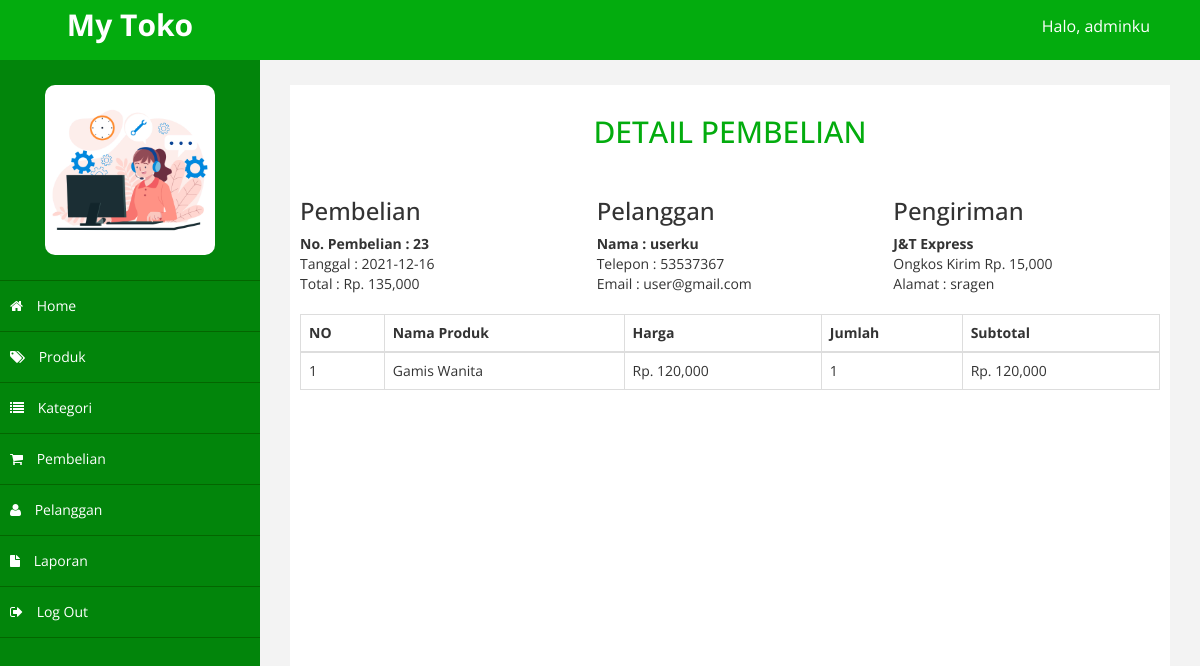
Page /admin/index.php?halaman=detail&id=23 (signed in) on the committed database.
### tables this page shows
CREATE TABLE `pembelian` (
  `id_pembelian` int(11) NOT NULL,
  `id_pelanggan` int(11) NOT NULL,
  `id_ongkir` int(11) NOT NULL,
  `tanggal_pembelian` date NOT NULL,
  `total_pembelian` int(11) NOT NULL,
  `kurir` varchar(100) NOT NULL,
  `tarif` int(11) NOT NULL,
  `alamat_pengiriman` text NOT NULL,
  `status_pembelian` varchar(100) NOT NULL DEFAULT 'Pending',
  `resi_pengiriman` varchar(100) NOT NULL
);

CREATE TABLE `pelanggan` (
  `id_pelanggan` int(11) NOT NULL,
  `email_pelanggan` varchar(100) NOT NULL,
  `password_pelanggan` varchar(100) NOT NULL,
  `nama_pelanggan` varchar(100) NOT NULL,
  `telepon_pelanggan` varchar(15) NOT NULL,
  `alamat_pelanggan` text NOT NULL
);

CREATE TABLE `pembelian_produk` (
  `id_pembelian_produk` int(11) NOT NULL,
  `id_pembelian` int(11) NOT NULL,
  `id_produk` int(11) NOT NULL,
  `jumlah` int(11) NOT NULL,
  `nama` varchar(100) NOT NULL,
  `harga` int(11) NOT NULL,
  `berat` int(11) NOT NULL,
  `subberat` int(11) NOT NULL,
  `subharga` int(11) NOT NULL
);

### admin/detail.php (the view)
<h2 align="center">DETAIL PEMBELIAN</h2>
<br>
<?php
include '../koneksi.php';
$ambil = $koneksi->query("SELECT * FROM pembelian JOIN pelanggan ON pembelian.id_pelanggan=pelanggan.id_pelanggan WHERE pembelian.id_pembelian='$_GET[id]'");
$detail = $ambil->fetch_assoc();
?>
<div class="row">
    <div class="col-md-4">
        <h3>Pembelian</h3>
        <strong>No. Pembelian : <?= $detail['id_pembelian']; ?></strong><br>
        Tanggal : <?php echo $detail['tanggal_pembelian']; ?><br>
        Total : Rp. <?php echo number_format($detail['total_pembelian']); ?>
    </div>
    <div class="col-md-4">
        <h3>Pelanggan</h3>
        <strong>Nama : <?php echo $detail['nama_pelanggan']; ?></strong><br>
        Telepon : <?php echo $detail['telepon_pelanggan']; ?><br>
        Email : <?php echo $detail['email_pelanggan']; ?>
    </div>
    <div class="col-md-4">
        <h3>Pengiriman</h3>
        <strong><?= $detail['kurir']; ?></strong><br>
        Ongkos Kirim Rp. <?= number_format($detail['tarif']); ?><br>
        Alamat : <?= $detail['alamat_pengiriman']; ?>
    </div>
</div><br>
<table class="table table-bordered">
    <thead>
        <tr>
            <th>NO</th>
            <th>Nama Produk</th>
            <th>Harga</th>
            <th>Jumlah</th>
            <th>Subtotal</th>
        </tr>
    </thead>
    <tbody>
        <?php $nomor = 1; ?>
        <?php $ambil = $koneksi->query("SELECT * FROM pembelian_produk WHERE id_pembelian='$_GET[id]'"); ?>
        <?php while ($pecah = $ambil->fetch_assoc()) { ?>
            <tr>
                <td><?= $nomor; ?></td>
                <td><?= $pecah['nama']; ?></td>
                <td>Rp. <?= number_format($pecah['harga']); ?></td>
                <td><?= $pecah['jumlah']; ?></td>
                <td>Rp. <?= number_format($pecah['subharga']); ?></td>
            </tr>
            <?php $nomor++; ?>
        <?php } ?>
    </tbody>
</table>

### admin/assets/css/custom.css (style rules this page uses)
body { font-family: 'Open Sans', sans-serif; }
h2 { color: rgb(3, 172, 14); ; }

### rows in the picture
pembelian: id_pembelian "23", tanggal_pembelian "2021-12-16", total_pembelian "135,000", id_pelanggan.nama_pelanggan "userku", id_pelanggan.telepon_pelanggan "53537367", id_pelanggan.email_pelanggan "user@gmail.com", kurir "J&T Express", tarif "15,000", alamat_pengiriman "sragen"
pembelian_produk: nama "Gamis Wanita", harga "120,000", jumlah "1", subharga "120,000"

### other values in the picture
$_SESSION['admin']['nama_lengkap'] "adminku"
